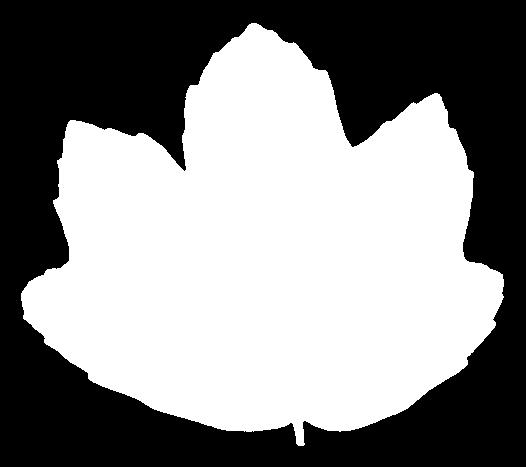
%> input picture 1.jpg, 526 x 467 px
$ octave --eval "result = ImageRotation('../1.jpg');"   (GNU Octave 9; MATLAB toolbox functions it lacks are replaced by stand-ins)
%> lines starting %> are read from the running program, lines starting %| are printed output that depends on the picture
 function rotatedImage = ImageRotation(PATH)
%> called with PATH = '../1.jpg'
% Read in the color demo image.
[rgbImage, colorMap] = imread(PATH);
%> rgbImage is the input picture: size 467x526 uint8; min 0, max 255, mean 136.2
%> colorMap = []

grayImage = rgbImage(:, :, 1);

theta = 0:180;
[R,xp] = radon(grayImage,theta);
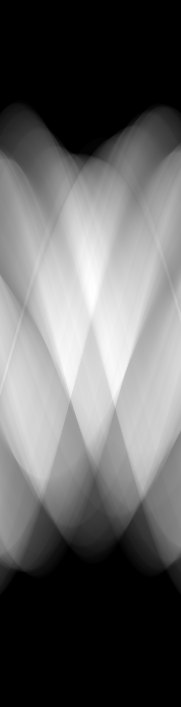
%> R: size 707x181 double; min 0, max 123240.1, mean 47316.4; drawn with min black and max white
%> xp = 707 values from -353 to 353

maxR = max(R(:));
%> maxR = 123240.1
disp('ColumOfxMax');
%> (the run ends here)
